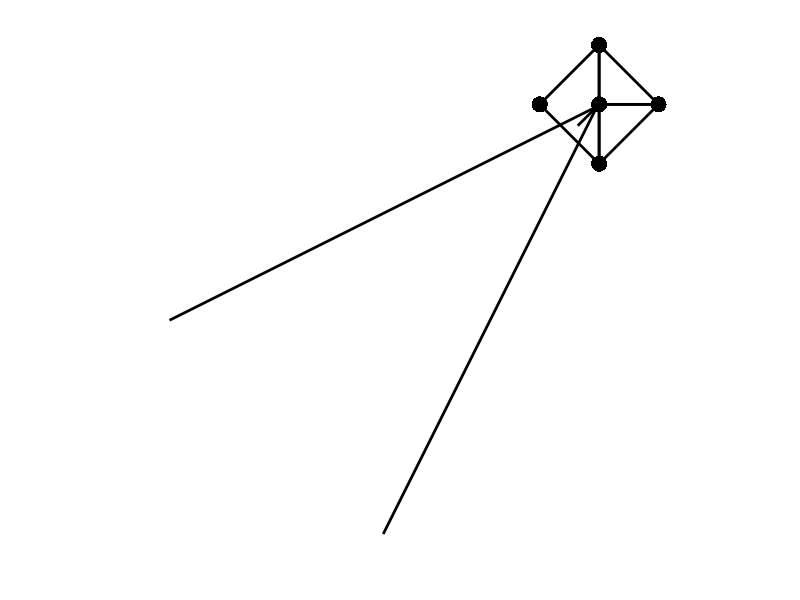

MATLAB code for this plot:
clear all, close all
% P1 = [0,0];
% P2 = [1,0];
% P3 = [1,1];
% P4 = [0,1];
% 
% P5 = [1,0.5];
% P6 = [1.5,0];
% P7 = [1.5,0.5];
% P8 = [1.5,1];

% figure(1)
% plot([P1(1);P2(1);P3(1);P4(1);P1(1)],[P1(2);P2(2);P3(2);P4(2);P1(2)],'.k','MarkerSize',35,'LineWidth',2)
% hold on
% plot([P2(1);P6(1);P7(1);P5(1);P2(1)],[P2(2);P6(2);P7(2);P5(2);P2(2)],'.k','MarkerSize',35,'LineWidth',2)
% plot([P3(1);P5(1);P7(1);P8(1);P3(1)],[P3(2);P5(2);P7(2);P8(2);P3(2)],'.k','MarkerSize',35,'LineWidth',2)

%%

P1 =[0,0];
P2 =1/2*[-1,1];
P3 = [0,1];
P4 = 1/2*[1,1];
P5 = 1/2*[0,1];
l = 0.18
figure(2)
plot([P1(1);P2(1);P3(1);P1(1)],[P1(2);P2(2);P3(2);P1(2)],'.-k','MarkerSize',35,'LineWidth',2)
hold on
plot([P1(1);P4(1);P5(1);P1(1)],[P1(2);P4(2);P5(2);P1(2)],'.-k','MarkerSize',35,'LineWidth',2)
plot([P3(1);P5(1);P4(1);P3(1)],[P3(2);P5(2);P4(2);P3(2)],'.-k','MarkerSize',35,'LineWidth',2)
quiver(P5(1)-l,P5(2)-l,l,l,'k','LineWidth',2,'MarkerSize',35,'MaxHeadSize',10)
axis equal
axis off